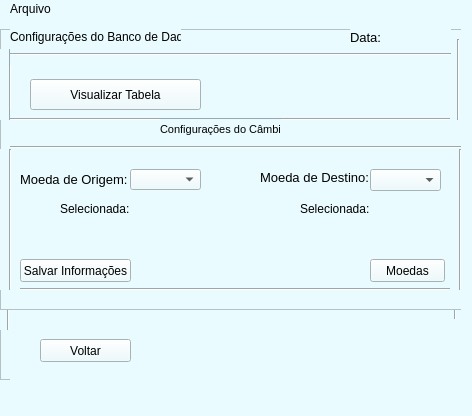
<?xml version="1.0" encoding="UTF-8"?>
<ui version="4.0">
 <class>MainWindow</class>
 <widget class="QMainWindow" name="MainWindow">
  <property name="geometry">
   <rect>
    <x>0</x>
    <y>0</y>
    <width>472</width>
    <height>416</height>
   </rect>
  </property>
  <property name="font">
   <font>
    <strikeout>false</strikeout>
   </font>
  </property>
  <property name="windowTitle">
   <string>MainWindow</string>
  </property>
  <property name="styleSheet">
   <string notr="true">background-color: rgb(233, 251, 255);</string>
  </property>
  <widget class="QWidget" name="centralwidget">
   <widget class="QFrame" name="Aba_2">
    <property name="enabled">
     <bool>true</bool>
    </property>
    <property name="geometry">
     <rect>
      <x>0</x>
      <y>10</y>
      <width>461</width>
      <height>351</height>
     </rect>
    </property>
    <property name="frameShape">
     <enum>QFrame::StyledPanel</enum>
    </property>
    <property name="frameShadow">
     <enum>QFrame::Raised</enum>
    </property>
    <widget class="QFrame" name="W_formulario">
     <property name="geometry">
      <rect>
       <x>0</x>
       <y>0</y>
       <width>471</width>
       <height>281</height>
      </rect>
     </property>
     <property name="frameShape">
      <enum>QFrame::StyledPanel</enum>
     </property>
     <property name="frameShadow">
      <enum>QFrame::Raised</enum>
     </property>
     <widget class="QLabel" name="label_12">
      <property name="geometry">
       <rect>
        <x>260</x>
        <y>140</y>
        <width>111</width>
        <height>16</height>
       </rect>
      </property>
      <property name="font">
       <font>
        <pointsize>10</pointsize>
       </font>
      </property>
      <property name="text">
       <string>Moeda de Destino:</string>
      </property>
     </widget>
     <widget class="QComboBox" name="combo_Dest_3">
      <property name="geometry">
       <rect>
        <x>370</x>
        <y>140</y>
        <width>71</width>
        <height>22</height>
       </rect>
      </property>
      <property name="font">
       <font>
        <pointsize>10</pointsize>
       </font>
      </property>
     </widget>
     <widget class="QLabel" name="label_13">
      <property name="geometry">
       <rect>
        <x>10</x>
        <y>0</y>
        <width>171</width>
        <height>16</height>
       </rect>
      </property>
      <property name="text">
       <string>Configurações do Banco de Dados</string>
      </property>
     </widget>
     <widget class="QLabel" name="label_14">
      <property name="geometry">
       <rect>
        <x>160</x>
        <y>90</y>
        <width>121</width>
        <height>20</height>
       </rect>
      </property>
      <property name="font">
       <font>
        <pointsize>8</pointsize>
       </font>
      </property>
      <property name="text">
       <string>Configurações do Câmbio</string>
      </property>
     </widget>
     <widget class="QPushButton" name="next_Janela_3">
      <property name="geometry">
       <rect>
        <x>350</x>
        <y>310</y>
        <width>75</width>
        <height>23</height>
       </rect>
      </property>
      <property name="text">
       <string>Próximo</string>
      </property>
     </widget>
     <widget class="QLabel" name="label_16">
      <property name="geometry">
       <rect>
        <x>20</x>
        <y>140</y>
        <width>111</width>
        <height>21</height>
       </rect>
      </property>
      <property name="font">
       <font>
        <pointsize>10</pointsize>
        <weight>50</weight>
        <italic>false</italic>
        <bold>false</bold>
        <underline>false</underline>
        <strikeout>false</strikeout>
        <stylestrategy>PreferAntialias</stylestrategy>
        <kerning>true</kerning>
       </font>
      </property>
      <property name="contextMenuPolicy">
       <enum>Qt::ActionsContextMenu</enum>
      </property>
      <property name="text">
       <string>Moeda de Origem:</string>
      </property>
     </widget>
     <widget class="QComboBox" name="combo_Orig_3">
      <property name="geometry">
       <rect>
        <x>130</x>
        <y>140</y>
        <width>71</width>
        <height>21</height>
       </rect>
      </property>
      <property name="font">
       <font>
        <pointsize>10</pointsize>
       </font>
      </property>
     </widget>
     <widget class="QLabel" name="orig_select_3">
      <property name="geometry">
       <rect>
        <x>60</x>
        <y>170</y>
        <width>131</width>
        <height>20</height>
       </rect>
      </property>
      <property name="text">
       <string>Selecionada:</string>
      </property>
     </widget>
     <widget class="QLabel" name="dest_select_3">
      <property name="geometry">
       <rect>
        <x>300</x>
        <y>170</y>
        <width>131</width>
        <height>20</height>
       </rect>
      </property>
      <property name="text">
       <string>Selecionada:</string>
      </property>
     </widget>
     <widget class="QPushButton" name="save_moeda_3">
      <property name="geometry">
       <rect>
        <x>20</x>
        <y>230</y>
        <width>111</width>
        <height>23</height>
       </rect>
      </property>
      <property name="toolTip">
       <string extracomment="Salvar as moedas "/>
      </property>
      <property name="statusTip">
       <string extracomment="Salvar as moedas "/>
      </property>
      <property name="whatsThis">
       <string extracomment="Salvar as moedas "/>
      </property>
      <property name="accessibleDescription">
       <string extracomment="Salvar as moedas "/>
      </property>
      <property name="text">
       <string>Salvar Informações</string>
      </property>
     </widget>
     <widget class="QPushButton" name="window_moeda_3">
      <property name="geometry">
       <rect>
        <x>370</x>
        <y>230</y>
        <width>75</width>
        <height>23</height>
       </rect>
      </property>
      <property name="text">
       <string>Moedas</string>
      </property>
     </widget>
     <widget class="QPushButton" name="choose_table_3">
      <property name="geometry">
       <rect>
        <x>30</x>
        <y>50</y>
        <width>171</width>
        <height>31</height>
       </rect>
      </property>
      <property name="text">
       <string>Visualizar Tabela</string>
      </property>
     </widget>
     <widget class="Line" name="line">
      <property name="geometry">
       <rect>
        <x>10</x>
        <y>5</y>
        <width>451</width>
        <height>241</height>
       </rect>
      </property>
      <property name="orientation">
       <enum>Qt::Horizontal</enum>
      </property>
     </widget>
     <widget class="Line" name="line_2">
      <property name="geometry">
       <rect>
        <x>10</x>
        <y>80</y>
        <width>451</width>
        <height>21</height>
       </rect>
      </property>
      <property name="orientation">
       <enum>Qt::Horizontal</enum>
      </property>
     </widget>
     <widget class="Line" name="line_3">
      <property name="geometry">
       <rect>
        <x>0</x>
        <y>20</y>
        <width>21</width>
        <height>71</height>
       </rect>
      </property>
      <property name="orientation">
       <enum>Qt::Vertical</enum>
      </property>
     </widget>
     <widget class="Line" name="line_4">
      <property name="geometry">
       <rect>
        <x>450</x>
        <y>10</y>
        <width>16</width>
        <height>81</height>
       </rect>
      </property>
      <property name="orientation">
       <enum>Qt::Vertical</enum>
      </property>
     </widget>
     <widget class="Line" name="line_9">
      <property name="geometry">
       <rect>
        <x>10</x>
        <y>110</y>
        <width>451</width>
        <height>16</height>
       </rect>
      </property>
      <property name="orientation">
       <enum>Qt::Horizontal</enum>
      </property>
     </widget>
     <widget class="Line" name="line_10">
      <property name="geometry">
       <rect>
        <x>0</x>
        <y>120</y>
        <width>20</width>
        <height>141</height>
       </rect>
      </property>
      <property name="orientation">
       <enum>Qt::Vertical</enum>
      </property>
     </widget>
     <widget class="Line" name="line_11">
      <property name="geometry">
       <rect>
        <x>10</x>
        <y>250</y>
        <width>451</width>
        <height>21</height>
       </rect>
      </property>
      <property name="orientation">
       <enum>Qt::Horizontal</enum>
      </property>
     </widget>
     <widget class="Line" name="line_12">
      <property name="geometry">
       <rect>
        <x>450</x>
        <y>120</y>
        <width>20</width>
        <height>141</height>
       </rect>
      </property>
      <property name="orientation">
       <enum>Qt::Vertical</enum>
      </property>
     </widget>
     <widget class="Line" name="line_18">
      <property name="geometry">
       <rect>
        <x>10</x>
        <y>15</y>
        <width>441</width>
        <height>21</height>
       </rect>
      </property>
      <property name="orientation">
       <enum>Qt::Horizontal</enum>
      </property>
     </widget>
     <zorder>line</zorder>
     <zorder>line_3</zorder>
     <zorder>line_9</zorder>
     <zorder>line_2</zorder>
     <zorder>line_11</zorder>
     <zorder>orig_select_3</zorder>
     <zorder>label_16</zorder>
     <zorder>next_Janela_3</zorder>
     <zorder>line_12</zorder>
     <zorder>line_10</zorder>
     <zorder>line_4</zorder>
     <zorder>save_moeda_3</zorder>
     <zorder>dest_select_3</zorder>
     <zorder>combo_Orig_3</zorder>
     <zorder>label_12</zorder>
     <zorder>combo_Dest_3</zorder>
     <zorder>label_14</zorder>
     <zorder>line_18</zorder>
     <zorder>label_13</zorder>
     <zorder>window_moeda_3</zorder>
     <zorder>choose_table_3</zorder>
    </widget>
    <widget class="QPushButton" name="back_janela_2">
     <property name="geometry">
      <rect>
       <x>40</x>
       <y>310</y>
       <width>91</width>
       <height>23</height>
      </rect>
     </property>
     <property name="text">
      <string>Voltar</string>
     </property>
    </widget>
    <widget class="QLabel" name="moeda_orig_cal">
     <property name="geometry">
      <rect>
       <x>20</x>
       <y>40</y>
       <width>161</width>
       <height>21</height>
      </rect>
     </property>
     <property name="font">
      <font>
       <pointsize>10</pointsize>
      </font>
     </property>
     <property name="text">
      <string>Moeda de Origem:</string>
     </property>
    </widget>
    <widget class="QLabel" name="moeda_dest_cal">
     <property name="geometry">
      <rect>
       <x>20</x>
       <y>120</y>
       <width>171</width>
       <height>20</height>
      </rect>
     </property>
     <property name="font">
      <font>
       <pointsize>10</pointsize>
      </font>
     </property>
     <property name="text">
      <string>Moeda de Destino:</string>
     </property>
    </widget>
    <widget class="QLabel" name="camb_cal">
     <property name="geometry">
      <rect>
       <x>240</x>
       <y>40</y>
       <width>181</width>
       <height>16</height>
      </rect>
     </property>
     <property name="font">
      <font>
       <pointsize>10</pointsize>
       <weight>50</weight>
       <italic>false</italic>
       <bold>false</bold>
       <underline>false</underline>
      </font>
     </property>
     <property name="text">
      <string>Taxa de Câmbio:</string>
     </property>
    </widget>
    <widget class="QLineEdit" name="valor_cal">
     <property name="geometry">
      <rect>
       <x>360</x>
       <y>120</y>
       <width>61</width>
       <height>20</height>
      </rect>
     </property>
    </widget>
    <widget class="QLabel" name="label_40">
     <property name="geometry">
      <rect>
       <x>250</x>
       <y>120</y>
       <width>101</width>
       <height>21</height>
      </rect>
     </property>
     <property name="font">
      <font>
       <pointsize>10</pointsize>
      </font>
     </property>
     <property name="text">
      <string>Insira um Valor:</string>
     </property>
    </widget>
    <widget class="QLabel" name="resultado_cal">
     <property name="geometry">
      <rect>
       <x>120</x>
       <y>260</y>
       <width>191</width>
       <height>16</height>
      </rect>
     </property>
     <property name="font">
      <font>
       <pointsize>10</pointsize>
      </font>
     </property>
     <property name="text">
      <string>Resultado Total:</string>
     </property>
    </widget>
    <widget class="QLabel" name="total_camb_cal">
     <property name="geometry">
      <rect>
       <x>250</x>
       <y>220</y>
       <width>201</width>
       <height>16</height>
      </rect>
     </property>
     <property name="font">
      <font>
       <pointsize>10</pointsize>
      </font>
     </property>
     <property name="text">
      <string>Total do Câmbio:</string>
     </property>
    </widget>
    <widget class="QPushButton" name="calcular_cal">
     <property name="geometry">
      <rect>
       <x>190</x>
       <y>160</y>
       <width>75</width>
       <height>23</height>
      </rect>
     </property>
     <property name="text">
      <string>Calcular</string>
     </property>
    </widget>
    <widget class="QPushButton" name="clear_all">
     <property name="geometry">
      <rect>
       <x>310</x>
       <y>310</y>
       <width>101</width>
       <height>23</height>
      </rect>
     </property>
     <property name="text">
      <string>Limpar Tudo</string>
     </property>
    </widget>
    <widget class="QLabel" name="convert_calculo">
     <property name="geometry">
      <rect>
       <x>20</x>
       <y>220</y>
       <width>191</width>
       <height>16</height>
      </rect>
     </property>
     <property name="font">
      <font>
       <pointsize>10</pointsize>
      </font>
     </property>
     <property name="text">
      <string>Conversão Total:</string>
     </property>
    </widget>
    <widget class="Line" name="line_13">
     <property name="geometry">
      <rect>
       <x>10</x>
       <y>290</y>
       <width>451</width>
       <height>131</height>
      </rect>
     </property>
     <property name="orientation">
      <enum>Qt::Horizontal</enum>
     </property>
    </widget>
    <widget class="Line" name="line_14">
     <property name="geometry">
      <rect>
       <x>10</x>
       <y>190</y>
       <width>451</width>
       <height>16</height>
      </rect>
     </property>
     <property name="orientation">
      <enum>Qt::Horizontal</enum>
     </property>
    </widget>
    <widget class="Line" name="line_15">
     <property name="geometry">
      <rect>
       <x>10</x>
       <y>20</y>
       <width>451</width>
       <height>16</height>
      </rect>
     </property>
     <property name="orientation">
      <enum>Qt::Horizontal</enum>
     </property>
    </widget>
    <widget class="Line" name="line_16">
     <property name="geometry">
      <rect>
       <x>-7</x>
       <y>10</y>
       <width>31</width>
       <height>291</height>
      </rect>
     </property>
     <property name="orientation">
      <enum>Qt::Vertical</enum>
     </property>
    </widget>
    <widget class="Line" name="line_17">
     <property name="geometry">
      <rect>
       <x>440</x>
       <y>30</y>
       <width>31</width>
       <height>271</height>
      </rect>
     </property>
     <property name="orientation">
      <enum>Qt::Vertical</enum>
     </property>
    </widget>
    <zorder>clear_all</zorder>
    <zorder>line_14</zorder>
    <zorder>line_17</zorder>
    <zorder>line_16</zorder>
    <zorder>convert_calculo</zorder>
    <zorder>line_13</zorder>
    <zorder>calcular_cal</zorder>
    <zorder>moeda_dest_cal</zorder>
    <zorder>camb_cal</zorder>
    <zorder>line_15</zorder>
    <zorder>moeda_orig_cal</zorder>
    <zorder>label_40</zorder>
    <zorder>valor_cal</zorder>
    <zorder>total_camb_cal</zorder>
    <zorder>resultado_cal</zorder>
    <zorder>W_formulario</zorder>
    <zorder>back_janela_2</zorder>
   </widget>
   <widget class="QLabel" name="data">
    <property name="geometry">
     <rect>
      <x>350</x>
      <y>10</y>
      <width>101</width>
      <height>16</height>
     </rect>
    </property>
    <property name="font">
     <font>
      <pointsize>10</pointsize>
     </font>
    </property>
    <property name="text">
     <string>Data:</string>
    </property>
   </widget>
  </widget>
  <widget class="QMenuBar" name="menubar">
   <property name="geometry">
    <rect>
     <x>0</x>
     <y>0</y>
     <width>472</width>
     <height>21</height>
    </rect>
   </property>
   <widget class="QMenu" name="menu_nicio_arq">
    <property name="title">
     <string>Arquivo</string>
    </property>
    <addaction name="create_db"/>
   </widget>
   <addaction name="menu_nicio_arq"/>
  </widget>
  <action name="salve_all_3">
   <property name="text">
    <string>Salvar Dados</string>
   </property>
  </action>
  <action name="create_db">
   <property name="text">
    <string>Criar Banco Dados</string>
   </property>
  </action>
 </widget>
 <resources/>
 <connections/>
</ui>
